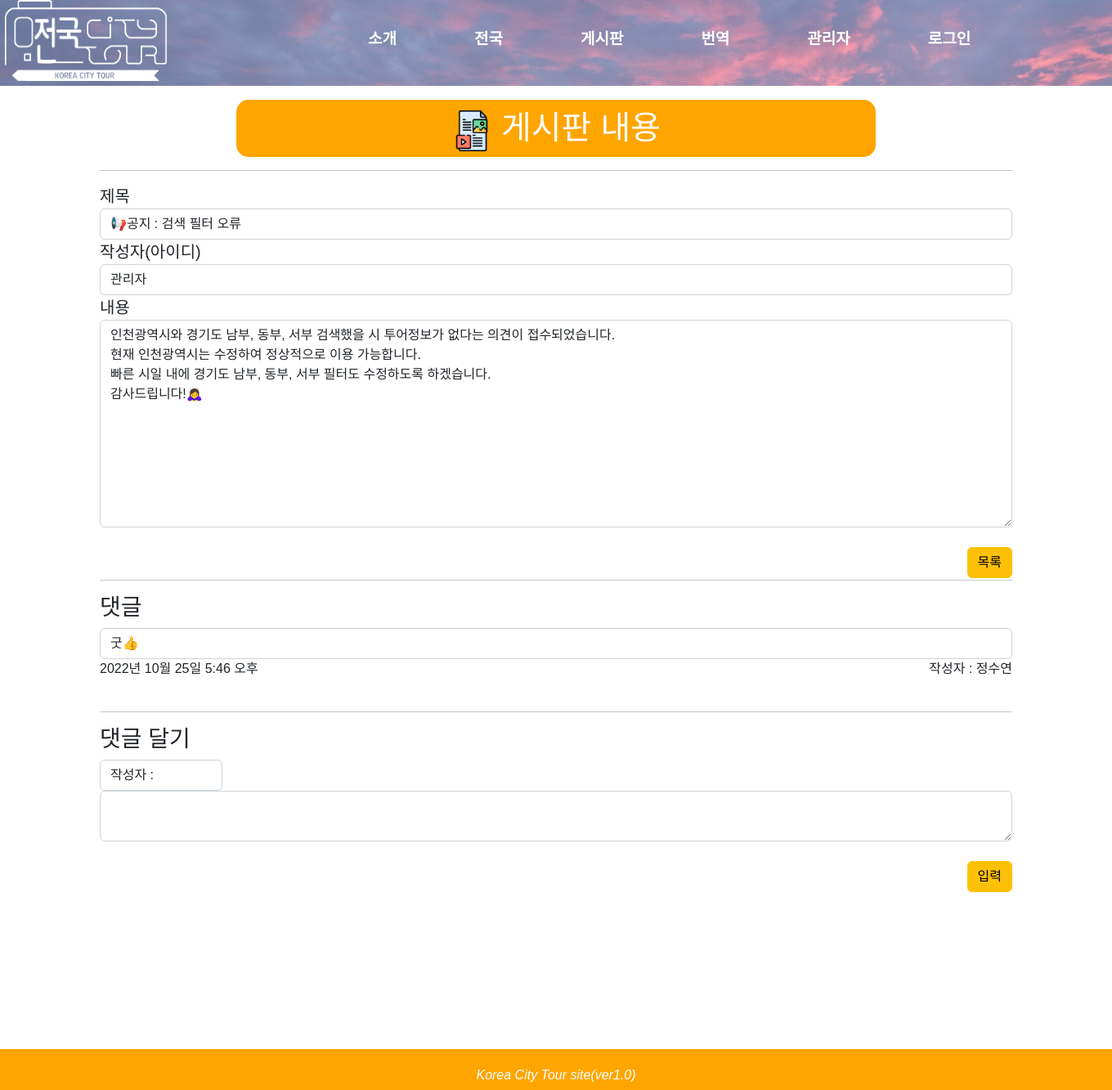
Before: /board/board/17/ with the older database file.
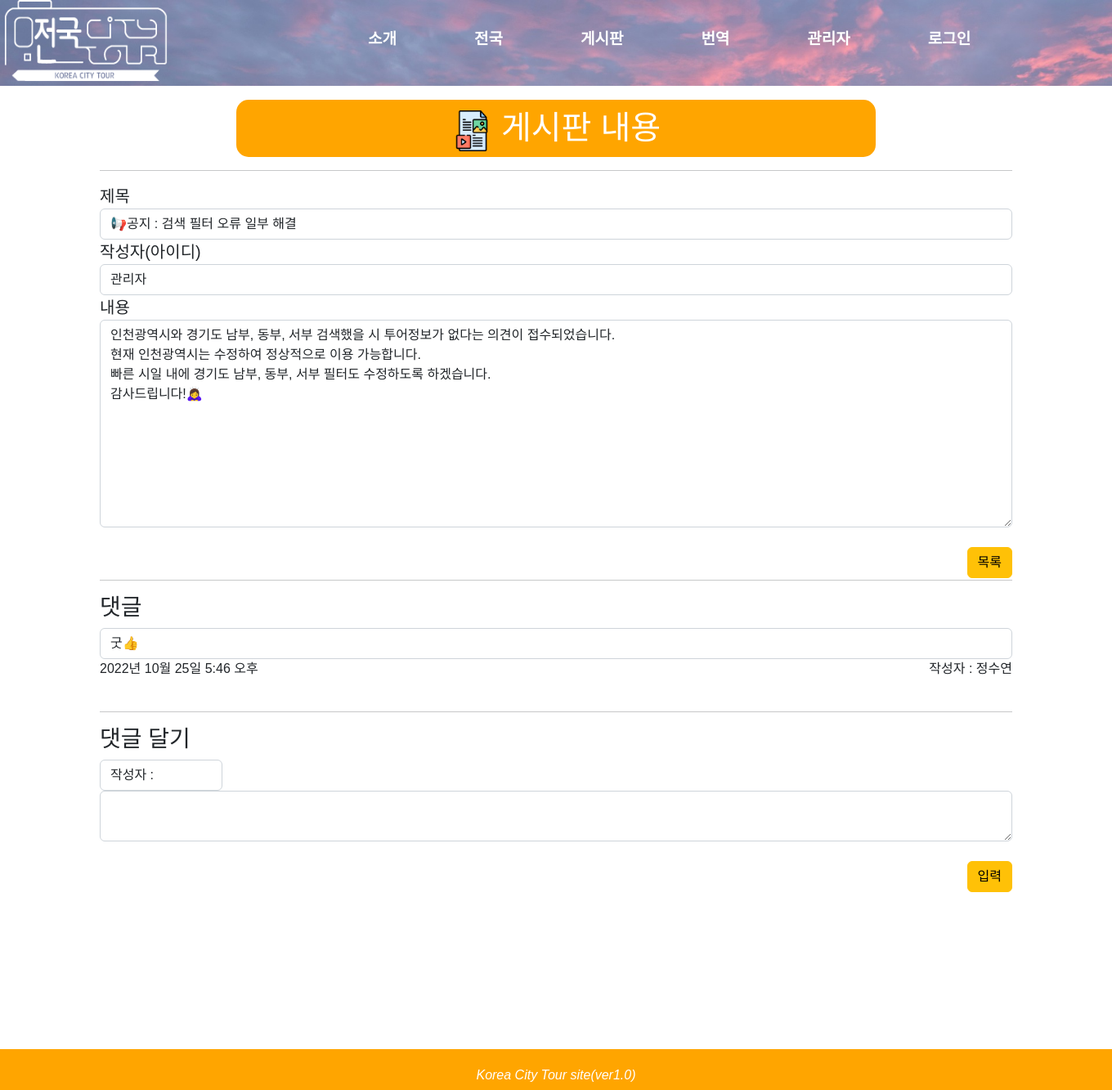
After: the same page with the newer database file.
### board/models.py (models this page shows, shortened)
class Notice1(models.Model):
    title = models.CharField(max_length=50)
    name = models.CharField(max_length=20)
    contents = models.TextField()
    time = models.DateTimeField(auto_now_add=True)

### board/views.py (the view, shortened to what this page needs)
# urls.py: path('board/<int:pk>/', views.posting, name="posting"),
def posting(request, pk):
    post = Notice1.objects.get(id=pk)
    comments = Comment1.objects.filter(post=pk)
    return render(request, 'posting.html', {'post': post, 'comments':comments})

### board/templates/posting.html (shortened to what this page needs)
{% extends "base.html" %}
{% block head %}
    <link href="https://cdn.jsdelivr.net/npm/bootstrap@5.2.2/dist/css/bootstrap.min.css" rel="stylesheet">
{% endblock %}
{% block contents %}
<div class = "container">
        <div class = "page_title" style ="text-align : center">
            <h1 style = "text-align:center; color:white"><img src = "/static/images/posting.png" width = 50px height = 50px> 게시판 내용</h1><br>
        </div><hr>
            <div class="form-group">
                <label style="font-size:20px">제목</label>
                 <input type="text" value = "{{ post.title }}" class="form-control" name="title" id="title" readonly>
            </div>
            <div class="form-group">
                <label style="font-size:20px">작성자(아이디)</label>
                <input type="text" value = "{{ post.name }}" class="form-control" name="name" id="name" readonly>
            </div>
            <div class="form-group">
                <label style="font-size:20px">내용</label>
                <textarea class="form-control" rows="10" cols="50" readonly>{{post.contents}}</textarea>
            </div>
            <br>
            <button type="button" class="btn btn-warning" style="float: right;"><a href="/board/board/" style=color:black;">목록</a></button>
</div>
<div class="container">
    <br><hr>
    <h3>댓글</h3>
    {% for comment in comments %}
    <input type="text" value = "{{comment.body}}" class="form-control">
    {{comment.date}}
    <div style = "float:right">{{comment.user}}</div><br>
    <br>
    {% endfor %}
    <hr>
    <h3>댓글 달기</h3>
    <form method="POST">
        <input type="text" name="user" value = "작성자 : {{user.username}}" style="width:150px" class="form-control" readonly>
        <textarea class="form-control" rows="2" cols="50" name="body" required></textarea>
        <br><input type="submit" class="btn btn-warning" style="float: right" value="입력">
    </form>
</div>
  <div id = 'wrapper'>
    </div>
    <footer>
        <p><em>Korea City Tour site(ver1.0)</em></p>
    </footer>
{% endblock %}

Changed rows visible on the page:
changed Notice1 "관리자": title "📢공지 : 검색 필터 오류" → "📢공지 : 검색 필터 오류 일부 해결"
